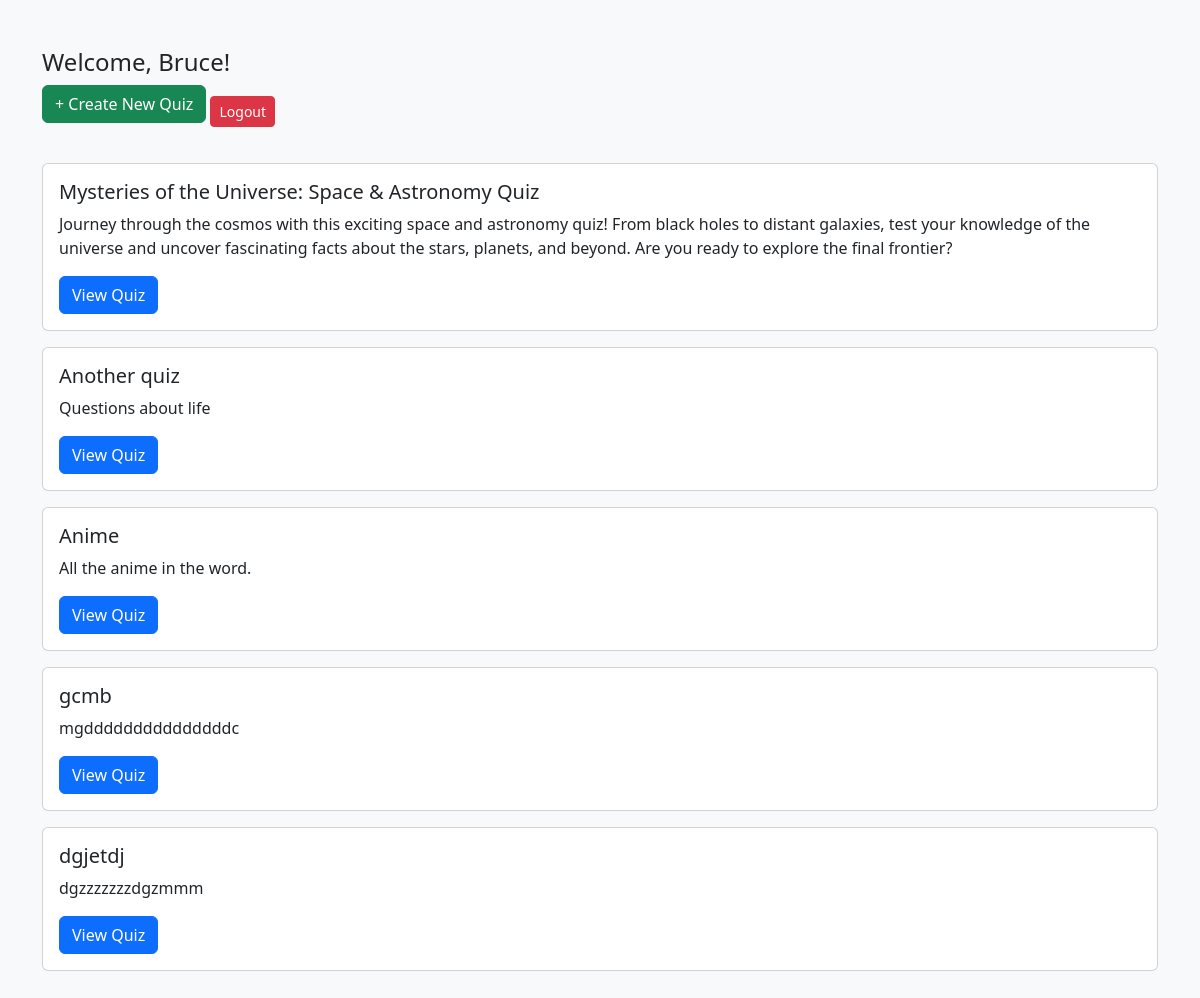
The app's page / (signed in) with its own data.
### quiz/models.py (models this page shows, shortened)
class Quiz(models.Model):
    title = models.CharField(max_length=200)
    description = models.TextField()
    created_at = models.DateTimeField(auto_now_add=True)

### quiz/views.py (the view)
# urls.py: path('', views.quiz_list, name='quiz_list'),
def quiz_list(request: HttpRequest):
    quizzes = Quiz.objects.all()
    if request.headers.get("HX-Request"):  # Check if request is from HTMX
        return render(request, "quiz_list_partial.html", {"quizzes": quizzes})
    return render(request, "quiz/quiz_list.html", {"quizzes": quizzes})

### quiz/templates/quiz/quiz_list.html (shortened to what this page needs)
<html lang="en">
<head>
<link href="https://cdn.jsdelivr.net/npm/bootstrap@5.3.2/dist/css/bootstrap.min.css" rel="stylesheet">
</head>
<body class="bg-light">
    <div class="container py-5">
        <div class="d-flex justify-content-between mb-4">
            {% if user.is_authenticated %}
            <div>
                <h4>Welcome, {{ user.username }}!</h4>
                <a hx-get="/create/" hx-target="#quiz-content" class="btn btn-success mb-3">+ Create New Quiz</a>
                <form method="post" action="{% url 'logout' %}" class="d-inline">
                    <button type="submit" class="btn btn-danger btn-sm">Logout</button>
                </form>
            </div>
            {% else %}
            <div>
                <a hx-get="/accounts/login/" hx-target="#quiz-content" class="btn btn-primary">Login</a>
                <a hx-get="/register/" hx-target="#quiz-content" class="btn btn-success">Register</a>
            </div>
            {% endif %}
        </div>
        <div id="quiz-content">
            {% include "quiz_list_partial.html" %}
        </div>
    </div>
</body>

### quiz/templates/quiz_list_partial.html
<div id="quiz-content" hx-on="htmx:afterSwap: window.history.pushState({}, '', '/');">
    {% for quiz in quizzes %}
        <div class="card mb-3">
            <div class="card-body">
                <h5 class="card-title">{{ quiz.title }}</h5>
                <p class="card-text">{{ quiz.description }}</p>
                <a hx-get="/quiz/{{ quiz.id }}/" hx-target="#quiz-content" hx-push-url="true" class="btn btn-primary">View Quiz</a>
            </div>
        </div>
    {% empty %}
        <p>No quizzes available yet.</p>
    {% endfor %}
</div>

### records on screen
Quiz: title "Mysteries of the Universe: Space & Astronomy Quiz", description "Journey through the cosmos with this exciting space and astronomy quiz! From black holes to distant galaxies, test your knowledge of the universe and uncover fascinating facts about the stars, planets, and beyond. Are you ready to explore the final frontier?"
Quiz: title "Another quiz", description "Questions about life"
Quiz: title "Anime", description "All the anime in the word."
Quiz: title "gcmb", description "mgdddddddddddddddc"
Quiz: title "dgjetdj", description "dgzzzzzzzdgzmmm"

### other values on screen
{{ user.username }} "Bruce"
